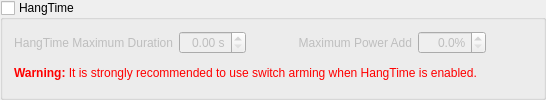
            <widget class="QGroupBox" name="gbHangtime">
             <property name="title">
              <string>HangTime</string>
             </property>
             <property name="checkable">
              <bool>true</bool>
             </property>
             <property name="checked">
              <bool>false</bool>
             </property>
             <layout class="QGridLayout" name="gridLayout_7">
              <item row="1" column="4">
               <widget class="QDoubleSpinBox" name="sbHangtimePower">
                <property name="sizePolicy">
                 <sizepolicy hsizetype="Fixed" vsizetype="Fixed">
                  <horstretch>0</horstretch>
                  <verstretch>0</verstretch>
                 </sizepolicy>
                </property>
                <property name="toolTip">
                 <string>&lt;html&gt;&lt;head/&gt;&lt;body&gt;&lt;p&gt;This specifies the maximum amount of power to add when stabilization needs more total power than specified by the throttle input.  This is used during HangTime and other maneuvers.&lt;/p&gt;&lt;/body&gt;&lt;/html&gt;</string>
                </property>
                <property name="alignment">
                 <set>Qt::AlignRight|Qt::AlignTrailing|Qt::AlignVCenter</set>
                </property>
                <property name="suffix">
                 <string>%</string>
                </property>
                <property name="decimals">
                 <number>1</number>
                </property>
                <property name="singleStep">
                 <double>0.500000000000000</double>
                </property>
                <property name="value">
                 <double>0.000000000000000</double>
                </property>
                <property name="objrelation" stdset="0">
                 <stringlist>
                  <string>objname:ActuatorSettings</string>
                  <string>fieldname:LowPowerStabilizationMaxPowerAdd</string>
                  <string>scale:.01</string>
                  <string>buttongroup:10</string>
                  <string>haslimits:yes</string>
                 </stringlist>
                </property>
               </widget>
              </item>
              <item row="1" column="0">
               <widget class="QLabel" name="lblHangtimeDuration">
                <property name="text">
                 <string>HangTime Maximum Duration</string>
                </property>
                <property name="alignment">
                 <set>Qt::AlignRight|Qt::AlignTrailing|Qt::AlignVCenter</set>
                </property>
               </widget>
              </item>
              <item row="1" column="3">
               <widget class="QLabel" name="lblHangtimePower">
                <property name="text">
                 <string>Maximum Power Add</string>
                </property>
                <property name="alignment">
                 <set>Qt::AlignRight|Qt::AlignTrailing|Qt::AlignVCenter</set>
                </property>
               </widget>
              </item>
              <item row="1" column="1">
               <widget class="QDoubleSpinBox" name="sbHangtimeDuration">
                <property name="sizePolicy">
                 <sizepolicy hsizetype="Fixed" vsizetype="Fixed">
                  <horstretch>0</horstretch>
                  <verstretch>0</verstretch>
                 </sizepolicy>
                </property>
                <property name="toolTip">
                 <string>&lt;html&gt;&lt;head/&gt;&lt;body&gt;&lt;p&gt;HangTime allows stabilization of the flight controller during brief maneuvers at zero throttle.  This specifies the maximum length of time to add power for stabilization at zero throttle.&lt;/p&gt;&lt;/body&gt;&lt;/html&gt;</string>
                </property>
                <property name="alignment">
                 <set>Qt::AlignRight|Qt::AlignTrailing|Qt::AlignVCenter</set>
                </property>
                <property name="suffix">
                 <string> s</string>
                </property>
                <property name="singleStep">
                 <double>0.250000000000000</double>
                </property>
                <property name="objrelation" stdset="0">
                 <stringlist>
                  <string>objname:StabilizationSettings</string>
                  <string>fieldname:LowPowerStabilizationMaxTime</string>
                  <string>buttongroup:10</string>
                  <string>haslimits:yes</string>
                 </stringlist>
                </property>
               </widget>
              </item>
              <item row="1" column="2">
               <spacer name="horizontalSpacer_23">
                <property name="orientation">
                 <enum>Qt::Horizontal</enum>
                </property>
                <property name="sizeHint" stdset="0">
                 <size>
                  <width>40</width>
                  <height>20</height>
                 </size>
                </property>
               </spacer>
              </item>
              <item row="1" column="5">
               <spacer name="horizontalSpacer_25">
                <property name="orientation">
                 <enum>Qt::Horizontal</enum>
                </property>
                <property name="sizeHint" stdset="0">
                 <size>
                  <width>40</width>
                  <height>20</height>
                 </size>
                </property>
               </spacer>
              </item>
              <item row="2" column="0" colspan="6">
               <widget class="QLabel" name="lblSwitchArmingWarning">
                <property name="text">
                 <string>&lt;html&gt;&lt;head/&gt;&lt;body&gt;&lt;p&gt;&lt;span style=&quot; font-weight:600; color:#ff0000;&quot;&gt;Warning:&lt;/span&gt;&lt;span style=&quot; color:#ff0000;&quot;&gt; It is strongly recommended to use switch arming when HangTime is enabled.&lt;/span&gt;&lt;/p&gt;&lt;/body&gt;&lt;/html&gt;</string>
                </property>
               </widget>
              </item>
             </layout>
            </widget>
